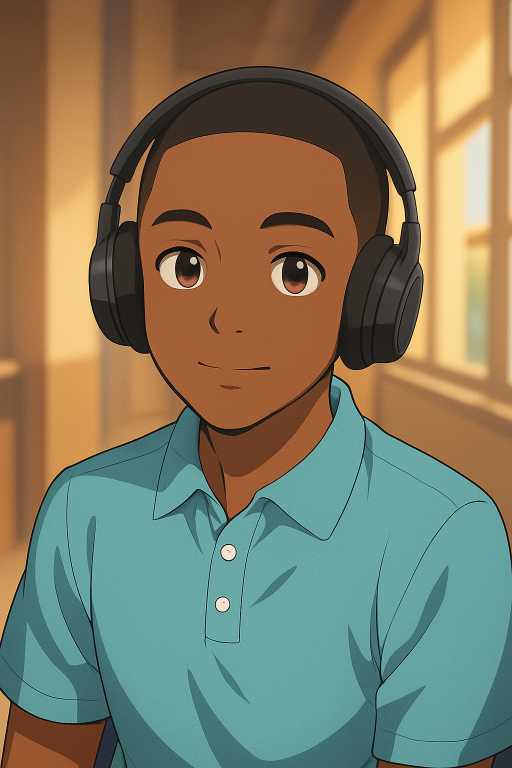
#> input picture Mubarak.png, 1024 x 1536 px (shown at 1/2 size)
$ python test_image_streaming.py
#> lines starting #> are read from the running program, lines starting #| are printed output that depends on the picture
#!/usr/bin/env python3
import requests
import json
import argparse
import sys
import base64
import os
from PIL import Image
import io

def test_image_stream(proxy_url, model_name, prompt, image_path):
    """Sends a multimodal request with stream=True and prints text chunks."""
#> called with proxy_url = 'http://localhost:8989', model_name = 'deepseek-vl-7b-chat', image_path = 'Mubarak.png'

    print(f"--- Testing Image Streaming ---")
    print(f"Proxy URL : {proxy_url}")
    print(f"Model     : {model_name}")
    print(f"Prompt    : {prompt}")
    print(f"Image Path: {image_path}")
    print("-" * 25)

    # Construct the full API endpoint
    api_url = f"{proxy_url}/v1/chat/completions"

    headers = {
        "Content-Type": "application/json"
    }

    # --- Image Processing and Payload Creation ---
    image_content = None
    if image_path and os.path.exists(image_path):
        try:
            # Resize image if it's potentially large (optional but recommended)
            with Image.open(image_path) as img:
#> img is the input picture: PIL image 1024x1536 RGB; mean R, G, B 129.2, 123.7, 99.1
                max_size = (1024, 1024) # Example max size
                img.thumbnail(max_size, Image.Resampling.LANCZOS)
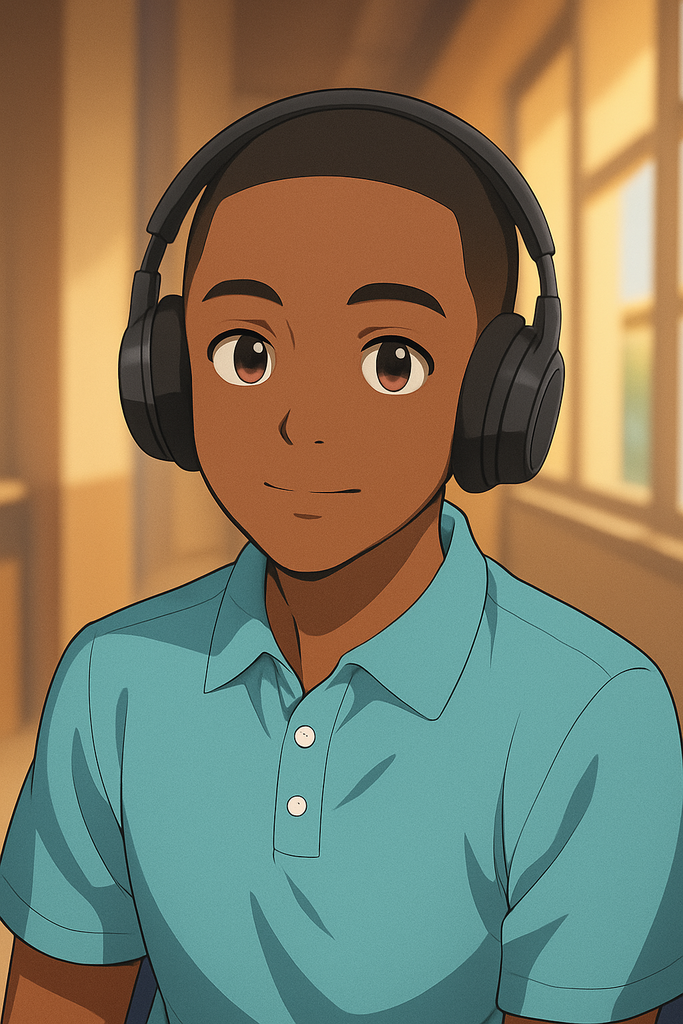
#> img: PIL image 683x1024 RGB; mean R, G, B 129.2, 123.7, 99.1
                # Convert to JPEG in memory (often smaller than PNG for photos)
                buffer = io.BytesIO()
                # Determine format based on original or default to JPEG
                img_format = Image.registered_extensions().get(os.path.splitext(image_path)[1].lower(), "JPEG")
                if img_format == "PNG" and img.mode == "RGBA":
                    # Handle transparency if needed, e.g., fill with white
                    img = img.convert("RGB")
                elif img_format not in ["JPEG", "PNG", "GIF", "WEBP"]:
                     img_format = "JPEG" # Default if unsupported

                img.save(buffer, format=img_format, quality=85)
                image_bytes = buffer.getvalue()

            image_content = base64.b64encode(image_bytes).decode('utf-8')
            image_mime_type = f"image/{img_format.lower()}"

            # Multimodal payload structure
            data = {
                "model": model_name,
                "messages": [
                    {
                        "role": "user",
                        "content": [
                            {"type": "text", "text": prompt},
                            {"type": "image_url", "image_url": {"url": f"data:{image_mime_type};base64,{image_content}"}}
                        ]
                    }
                ],
                "temperature": 0.7,
                "max_tokens": 500,
                "stream": True # Explicitly enable streaming
            }
        except FileNotFoundError:
            print(f"Error: Image file not found at {image_path}", file=sys.stderr)
            return
        except Exception as e:
            print(f"Error processing image: {e}", file=sys.stderr)
            # Fallback to text-only query or handle error appropriately
            # For now, we'll just exit
            return
    else:
        print(f"Error: Image path '{image_path}' is missing or invalid.", file=sys.stderr)
        return
    # --- End Image Processing ---

    full_response_content = ""

    try:
        print("Response Stream:")
        # Make the request with stream=True
        response = requests.post(api_url, headers=headers, json=data, stream=True)
        response.raise_for_status() # Raise an exception for bad status codes

        # --- Stream Handling (same as test_streaming.py) ---
        for line in response.iter_lines():
            if line:
                decoded_line = line.decode('utf-8')
                if decoded_line.startswith('data: '):
                    json_data_str = decoded_line[6:]
                    if json_data_str.strip() == '[DONE]':
                        break
                    try:
                        chunk = json.loads(json_data_str)
                        if (chunk.get('choices') and
                            len(chunk['choices']) > 0 and
                            chunk['choices'][0].get('delta') and
                            chunk['choices'][0]['delta'].get('content')):
                            content_chunk = chunk['choices'][0]['delta']['content']
                            print(content_chunk, end='', flush=True)
                            full_response_content += content_chunk
                    except json.JSONDecodeError:
                        print(f"\n[Error decoding JSON chunk: {json_data_str}]", file=sys.stderr)
        # --- End Stream Handling ---

        print("\n" + "-" * 25)
        print("Stream complete.")

    except requests.exceptions.RequestException as e:
        print(f"\nError connecting to proxy or model: {e}", file=sys.stderr)
    except Exception as e:
        print(f"\nAn unexpected error occurred: {e}", file=sys.stderr)

if __name__ == "__main__":
    parser = argparse.ArgumentParser(description="Test streaming responses for multimodal models via LLM proxy.")
    parser.add_argument("--url", type=str, default="http://localhost:8989",
                        help="Proxy server base URL (e.g., http://localhost:8989 or localtunnel URL)")
    parser.add_argument("--model", type=str, default="deepseek-vl-7b-chat",
                        help="Multimodal model name (e.g., deepseek-vl-7b-chat)")
    parser.add_argument("--prompt", type=str, default="What age do you think the person in image is?",
                        help="Text prompt to send with the image")
    parser.add_argument("--image", type=str, default="Mubarak.png",
                        help="Path to the image file")

    args = parser.parse_args()

    # Check if Pillow is installed
    try:
        from PIL import Image
    except ImportError:
        print("Error: Pillow library not found. Please install it using: pip install Pillow", file=sys.stderr)
        sys.exit(1)

    test_image_stream(args.url, args.model, args.prompt, args.image)
#> (the call stopped at in test_image_stream, `response = requests.post(api_url, headers=headers, json=data, stream=T..`: requests is not available in this run)
